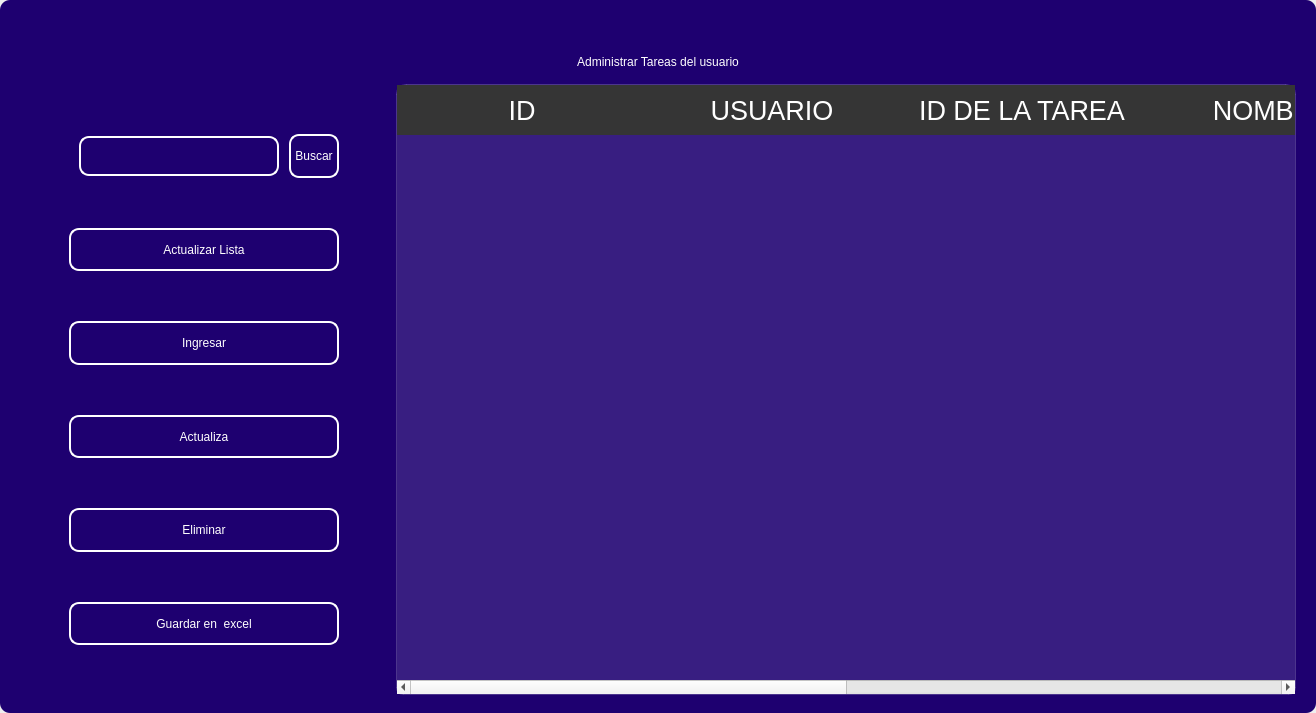
<?xml version="1.0" encoding="UTF-8"?>
<ui version="4.0">
 <class>MainWindow</class>
 <widget class="QMainWindow" name="MainWindow">
  <property name="geometry">
   <rect>
    <x>0</x>
    <y>0</y>
    <width>1316</width>
    <height>713</height>
   </rect>
  </property>
  <property name="windowTitle">
   <string>MainWindow</string>
  </property>
  <property name="styleSheet">
   <string notr="true"/>
  </property>
  <widget class="QWidget" name="centralwidget">
   <property name="styleSheet">
    <string notr="true"/>
   </property>
   <layout class="QVBoxLayout" name="verticalLayout">
    <property name="spacing">
     <number>0</number>
    </property>
    <property name="leftMargin">
     <number>0</number>
    </property>
    <property name="topMargin">
     <number>0</number>
    </property>
    <property name="rightMargin">
     <number>0</number>
    </property>
    <property name="bottomMargin">
     <number>0</number>
    </property>
    <item>
     <widget class="QFrame" name="frame">
      <property name="enabled">
       <bool>true</bool>
      </property>
      <property name="styleSheet">
       <string notr="true">
QFrame {
border-radius:10px;
background-color:#1E0070;
 }
</string>
      </property>
      <property name="frameShape">
       <enum>QFrame::StyledPanel</enum>
      </property>
      <property name="frameShadow">
       <enum>QFrame::Raised</enum>
      </property>
      <layout class="QVBoxLayout" name="verticalLayout_2">
       <item>
        <widget class="QFrame" name="frame_superior">
         <property name="minimumSize">
          <size>
           <width>0</width>
           <height>40</height>
          </size>
         </property>
         <property name="maximumSize">
          <size>
           <width>16777215</width>
           <height>40</height>
          </size>
         </property>
         <property name="styleSheet">
          <string notr="true">QPushButton{
border-radius:18px;
}

QPushButton:hover{
	background-color: rgb(0, 0, 0);
}
</string>
         </property>
         <property name="frameShape">
          <enum>QFrame::StyledPanel</enum>
         </property>
         <property name="frameShadow">
          <enum>QFrame::Raised</enum>
         </property>
         <layout class="QHBoxLayout" name="horizontalLayout_3">
          <property name="spacing">
           <number>4</number>
          </property>
          <property name="leftMargin">
           <number>0</number>
          </property>
          <property name="topMargin">
           <number>0</number>
          </property>
          <property name="rightMargin">
           <number>0</number>
          </property>
          <property name="bottomMargin">
           <number>0</number>
          </property>
          <item>
           <widget class="QPushButton" name="btn_icon">
            <property name="text">
             <string/>
            </property>
            <property name="iconSize">
             <size>
              <width>40</width>
              <height>40</height>
             </size>
            </property>
           </widget>
          </item>
          <item>
           <spacer name="horizontalSpacer_2">
            <property name="orientation">
             <enum>Qt::Horizontal</enum>
            </property>
            <property name="sizeHint" stdset="0">
             <size>
              <width>443</width>
              <height>20</height>
             </size>
            </property>
           </spacer>
          </item>
          <item>
           <widget class="QPushButton" name="btn_exit">
            <property name="minimumSize">
             <size>
              <width>38</width>
              <height>38</height>
             </size>
            </property>
            <property name="maximumSize">
             <size>
              <width>38</width>
              <height>38</height>
             </size>
            </property>
            <property name="cursor">
             <cursorShape>PointingHandCursor</cursorShape>
            </property>
            <property name="text">
             <string/>
            </property>
            <property name="iconSize">
             <size>
              <width>35</width>
              <height>35</height>
             </size>
            </property>
           </widget>
          </item>
          <item>
           <widget class="QPushButton" name="bt_minimizar">
            <property name="minimumSize">
             <size>
              <width>38</width>
              <height>38</height>
             </size>
            </property>
            <property name="maximumSize">
             <size>
              <width>38</width>
              <height>38</height>
             </size>
            </property>
            <property name="cursor">
             <cursorShape>PointingHandCursor</cursorShape>
            </property>
            <property name="text">
             <string/>
            </property>
            <property name="icon">
             <iconset>
              <normaloff>image/minus.svg</normaloff>image/minus.svg</iconset>
            </property>
            <property name="iconSize">
             <size>
              <width>38</width>
              <height>38</height>
             </size>
            </property>
           </widget>
          </item>
          <item>
           <widget class="QPushButton" name="bt_maximizar">
            <property name="minimumSize">
             <size>
              <width>38</width>
              <height>38</height>
             </size>
            </property>
            <property name="maximumSize">
             <size>
              <width>38</width>
              <height>38</height>
             </size>
            </property>
            <property name="cursor">
             <cursorShape>PointingHandCursor</cursorShape>
            </property>
            <property name="text">
             <string/>
            </property>
            <property name="icon">
             <iconset>
              <normaloff>image/chevron-up.svg</normaloff>image/chevron-up.svg</iconset>
            </property>
            <property name="iconSize">
             <size>
              <width>38</width>
              <height>38</height>
             </size>
            </property>
           </widget>
          </item>
          <item>
           <widget class="QPushButton" name="bt_restaurar">
            <property name="minimumSize">
             <size>
              <width>38</width>
              <height>38</height>
             </size>
            </property>
            <property name="maximumSize">
             <size>
              <width>38</width>
              <height>38</height>
             </size>
            </property>
            <property name="cursor">
             <cursorShape>PointingHandCursor</cursorShape>
            </property>
            <property name="text">
             <string/>
            </property>
            <property name="icon">
             <iconset>
              <normaloff>image/chevron-down.svg</normaloff>image/chevron-down.svg</iconset>
            </property>
            <property name="iconSize">
             <size>
              <width>38</width>
              <height>38</height>
             </size>
            </property>
           </widget>
          </item>
          <item>
           <widget class="QPushButton" name="bt_cerrar">
            <property name="minimumSize">
             <size>
              <width>38</width>
              <height>38</height>
             </size>
            </property>
            <property name="maximumSize">
             <size>
              <width>38</width>
              <height>38</height>
             </size>
            </property>
            <property name="cursor">
             <cursorShape>PointingHandCursor</cursorShape>
            </property>
            <property name="text">
             <string/>
            </property>
            <property name="icon">
             <iconset>
              <normaloff>image/x.svg</normaloff>image/x.svg</iconset>
            </property>
            <property name="iconSize">
             <size>
              <width>38</width>
              <height>38</height>
             </size>
            </property>
           </widget>
          </item>
         </layout>
        </widget>
       </item>
       <item>
        <widget class="QLabel" name="label">
         <property name="styleSheet">
          <string notr="true">font: 30pt &quot;MS Shell Dlg 2&quot;;
color: rgb(255, 255, 255);</string>
         </property>
         <property name="text">
          <string>Administrar Tareas del usuario</string>
         </property>
         <property name="alignment">
          <set>Qt::AlignCenter</set>
         </property>
        </widget>
       </item>
       <item>
        <widget class="QFrame" name="frame_3">
         <property name="minimumSize">
          <size>
           <width>0</width>
           <height>0</height>
          </size>
         </property>
         <property name="frameShape">
          <enum>QFrame::StyledPanel</enum>
         </property>
         <property name="frameShadow">
          <enum>QFrame::Raised</enum>
         </property>
         <layout class="QHBoxLayout" name="horizontalLayout_4">
          <property name="leftMargin">
           <number>9</number>
          </property>
          <property name="topMargin">
           <number>9</number>
          </property>
          <property name="rightMargin">
           <number>9</number>
          </property>
          <item>
           <layout class="QVBoxLayout" name="verticalLayout_4">
            <property name="spacing">
             <number>50</number>
            </property>
            <property name="sizeConstraint">
             <enum>QLayout::SetDefaultConstraint</enum>
            </property>
            <property name="leftMargin">
             <number>50</number>
            </property>
            <property name="topMargin">
             <number>50</number>
            </property>
            <property name="rightMargin">
             <number>50</number>
            </property>
            <property name="bottomMargin">
             <number>50</number>
            </property>
            <item>
             <layout class="QHBoxLayout" name="horizontalLayout">
              <property name="spacing">
               <number>10</number>
              </property>
              <property name="leftMargin">
               <number>10</number>
              </property>
              <property name="topMargin">
               <number>0</number>
              </property>
              <property name="bottomMargin">
               <number>0</number>
              </property>
              <item>
               <widget class="QLineEdit" name="searchtxt">
                <property name="minimumSize">
                 <size>
                  <width>200</width>
                  <height>25</height>
                 </size>
                </property>
                <property name="maximumSize">
                 <size>
                  <width>150</width>
                  <height>40</height>
                 </size>
                </property>
                <property name="styleSheet">
                 <string notr="true">QLabel {
	color: rgb(255, 255, 254);
	font: 12pt &quot;Arial&quot;;
	background-color: rgba(0, 0, 0,0);
}

QTextEdit{
background-color: rgba(0, 0, 0,0);
border-radius:10px; 
font: 12pt &quot;Arial&quot;;
color: rgb(255, 255, 254);
border: 2px solid  rgb(255, 255, 255);

}

QTextEdit:hover{
background-color: rgba(0, 0, 0,0);
border-radius:10px; 
font: 12pt &quot;Arial&quot;;
border: 2px solid  rgb(120, 0, 171);
}

QTextEdit:focus{
background-color: rgb(0, 0, 0);
border-radius:10px; 
font: 12pt &quot;Arial&quot;;
border: 2px solid rgb(120, 0, 171);
}

QLineEdit{
background-color: rgba(0, 0, 0,0);
border-radius:10px; 
font: 12pt &quot;Arial&quot;;
color: rgb(255, 255, 254);
border: 2px solid  rgb(255, 255, 255);

}

QLineEdit:hover{
background-color: rgba(0, 0, 0,0);
border-radius:10px; 
font: 12pt &quot;Arial&quot;;
border: 2px solid  rgb(120, 0, 171);
}

QLineEdit:focus{
background-color: rgb(0, 0, 0);
border-radius:10px; 
font: 12pt &quot;Arial&quot;;
border: 2px solid rgb(120, 0, 171);
}

QCheckBox{
	font: 12pt &quot;Arial&quot;;
	color: rgb(255, 255, 255);
}

QCheckBox::indicator {
    width: 18px;
    height:18px;
}

QCheckBox::indicator:unchecked {
   background-image: url(image/square.svg);
}

QCheckBox::indicator:checked {
   background-image: url(image/check-square.svg);
}

QPushButton{
border-radius:10px; 
font: 12pt &quot;Arial&quot;;
color: rgb(255, 255, 254);
border: 2px solid #ffffff;
}

QPushButton:hover{
border-radius:10px; 
font: 12pt &quot;Arial&quot;;
color: rgb(255, 255, 255);
border: 2px solid rgb(120, 0, 171);
	background-color: rgb(120, 0, 171);
}
</string>
                </property>
               </widget>
              </item>
              <item>
               <widget class="QPushButton" name="btn_search">
                <property name="sizePolicy">
                 <sizepolicy hsizetype="Minimum" vsizetype="Fixed">
                  <horstretch>0</horstretch>
                  <verstretch>0</verstretch>
                 </sizepolicy>
                </property>
                <property name="minimumSize">
                 <size>
                  <width>0</width>
                  <height>15</height>
                 </size>
                </property>
                <property name="maximumSize">
                 <size>
                  <width>100</width>
                  <height>50</height>
                 </size>
                </property>
                <property name="cursor">
                 <cursorShape>PointingHandCursor</cursorShape>
                </property>
                <property name="styleSheet">
                 <string notr="true">QPushButton{
border-radius:10px; 
font: 12pt &quot;Arial&quot;;
color: rgb(255, 255, 254);
border: 2px solid #ffffff;
}

QPushButton:hover{
border-radius:10px; 
font: 12pt &quot;Arial&quot;;
color: rgb(255, 255, 255);
border: 2px solid rgb(120, 0, 171);
	background-color: rgb(120, 0, 171);
}</string>
                </property>
                <property name="text">
                 <string>Buscar</string>
                </property>
               </widget>
              </item>
             </layout>
            </item>
            <item>
             <widget class="QPushButton" name="btn_get">
              <property name="minimumSize">
               <size>
                <width>50</width>
                <height>40</height>
               </size>
              </property>
              <property name="maximumSize">
               <size>
                <width>300</width>
                <height>50</height>
               </size>
              </property>
              <property name="cursor">
               <cursorShape>PointingHandCursor</cursorShape>
              </property>
              <property name="styleSheet">
               <string notr="true">QPushButton{
border-radius:10px; 
font: 12pt &quot;Arial&quot;;
color: rgb(255, 255, 254);
border: 2px solid #ffffff;
}

QPushButton:hover{
border-radius:10px; 
font: 12pt &quot;Arial&quot;;
color: rgb(255, 255, 255);
border: 2px solid rgb(120, 0, 171);
	background-color: rgb(120, 0, 171);
}</string>
              </property>
              <property name="text">
               <string>Actualizar Lista</string>
              </property>
              <property name="iconSize">
               <size>
                <width>35</width>
                <height>35</height>
               </size>
              </property>
             </widget>
            </item>
            <item>
             <widget class="QPushButton" name="btn_add">
              <property name="minimumSize">
               <size>
                <width>0</width>
                <height>40</height>
               </size>
              </property>
              <property name="maximumSize">
               <size>
                <width>300</width>
                <height>50</height>
               </size>
              </property>
              <property name="cursor">
               <cursorShape>PointingHandCursor</cursorShape>
              </property>
              <property name="styleSheet">
               <string notr="true">QPushButton{
border-radius:10px; 
font: 12pt &quot;Arial&quot;;
color: rgb(255, 255, 254);
border: 2px solid #ffffff;
}

QPushButton:hover{
border-radius:10px; 
font: 12pt &quot;Arial&quot;;
color: rgb(255, 255, 255);
border: 2px solid rgb(120, 0, 171);
	background-color: rgb(120, 0, 171);
}</string>
              </property>
              <property name="text">
               <string>Ingresar</string>
              </property>
              <property name="iconSize">
               <size>
                <width>35</width>
                <height>35</height>
               </size>
              </property>
             </widget>
            </item>
            <item>
             <widget class="QPushButton" name="btn_update">
              <property name="minimumSize">
               <size>
                <width>0</width>
                <height>40</height>
               </size>
              </property>
              <property name="maximumSize">
               <size>
                <width>300</width>
                <height>50</height>
               </size>
              </property>
              <property name="cursor">
               <cursorShape>PointingHandCursor</cursorShape>
              </property>
              <property name="styleSheet">
               <string notr="true">QPushButton{
border-radius:10px; 
font: 12pt &quot;Arial&quot;;
color: rgb(255, 255, 254);
border: 2px solid #ffffff;
}

QPushButton:hover{
border-radius:10px; 
font: 12pt &quot;Arial&quot;;
color: rgb(255, 255, 255);
border: 2px solid rgb(120, 0, 171);
	background-color: rgb(120, 0, 171);
}</string>
              </property>
              <property name="text">
               <string>Actualiza</string>
              </property>
              <property name="iconSize">
               <size>
                <width>35</width>
                <height>35</height>
               </size>
              </property>
             </widget>
            </item>
            <item>
             <widget class="QPushButton" name="btn_delete">
              <property name="minimumSize">
               <size>
                <width>0</width>
                <height>40</height>
               </size>
              </property>
              <property name="maximumSize">
               <size>
                <width>300</width>
                <height>50</height>
               </size>
              </property>
              <property name="cursor">
               <cursorShape>PointingHandCursor</cursorShape>
              </property>
              <property name="styleSheet">
               <string notr="true">QPushButton{
border-radius:10px; 
font: 12pt &quot;Arial&quot;;
color: rgb(255, 255, 254);
border: 2px solid #ffffff;
}

QPushButton:hover{
border-radius:10px; 
font: 12pt &quot;Arial&quot;;
color: rgb(255, 255, 255);
border: 2px solid rgb(120, 0, 171);
	background-color: rgb(120, 0, 171);
}</string>
              </property>
              <property name="text">
               <string>Eliminar</string>
              </property>
              <property name="iconSize">
               <size>
                <width>35</width>
                <height>35</height>
               </size>
              </property>
             </widget>
            </item>
            <item>
             <widget class="QPushButton" name="btn_excel">
              <property name="minimumSize">
               <size>
                <width>10</width>
                <height>40</height>
               </size>
              </property>
              <property name="maximumSize">
               <size>
                <width>300</width>
                <height>50</height>
               </size>
              </property>
              <property name="cursor">
               <cursorShape>PointingHandCursor</cursorShape>
              </property>
              <property name="styleSheet">
               <string notr="true">QPushButton{
border-radius:10px; 
font: 12pt &quot;Arial&quot;;
color: rgb(255, 255, 254);
border: 2px solid #ffffff;
}

QPushButton:hover{
border-radius:10px; 
font: 12pt &quot;Arial&quot;;
color: rgb(255, 255, 255);
border: 2px solid rgb(120, 0, 171);
	background-color: rgb(120, 0, 171);
}</string>
              </property>
              <property name="text">
               <string>Guardar en  excel</string>
              </property>
              <property name="iconSize">
               <size>
                <width>35</width>
                <height>35</height>
               </size>
              </property>
             </widget>
            </item>
           </layout>
          </item>
          <item>
           <widget class="QTableWidget" name="table_task">
            <property name="minimumSize">
             <size>
              <width>900</width>
              <height>0</height>
             </size>
            </property>
            <property name="maximumSize">
             <size>
              <width>700</width>
              <height>16777215</height>
             </size>
            </property>
            <property name="styleSheet">
             <string notr="true">QTableView {
	background-color: rgba(255, 255, 255, 30); 	
	border: 1px solid rgba(255,255,255,40);
	border-bottom-right-radius: 7px; 
	border-bottom-left-radius: 7px; 
	color: white;
	font: 15pt &quot;MS Shell Dlg 2&quot;;
}

QHeaderView::section {
background-color: rgb(53, 53, 53);
color: white;
border: none;
height: 50px;
font-size: 20pt;
}

QTableView::item {
    border-style: none;
    border-bottom: 1px solid rgba(255,255,255,50);
    padding-left: auto;
    padding-right: auto;
}

QTableView::item:selected{
	border: none;
	color: rgb(255, 255, 255);
    background-color: rgba(255, 255, 255, 50);
}
</string>
            </property>
            <property name="lineWidth">
             <number>1</number>
            </property>
            <property name="editTriggers">
             <set>QAbstractItemView::NoEditTriggers</set>
            </property>
            <attribute name="horizontalHeaderDefaultSectionSize">
             <number>250</number>
            </attribute>
            <column>
             <property name="text">
              <string>ID</string>
             </property>
            </column>
            <column>
             <property name="text">
              <string>USUARIO</string>
             </property>
            </column>
            <column>
             <property name="text">
              <string>ID DE LA TAREA</string>
             </property>
            </column>
            <column>
             <property name="text">
              <string>NOMBRE</string>
             </property>
            </column>
            <column>
             <property name="text">
              <string>DESCRIPCIÓN</string>
             </property>
            </column>
            <column>
             <property name="text">
              <string>ESTADO</string>
             </property>
            </column>
           </widget>
          </item>
         </layout>
        </widget>
       </item>
      </layout>
     </widget>
    </item>
   </layout>
  </widget>
 </widget>
 <resources/>
 <connections/>
</ui>
